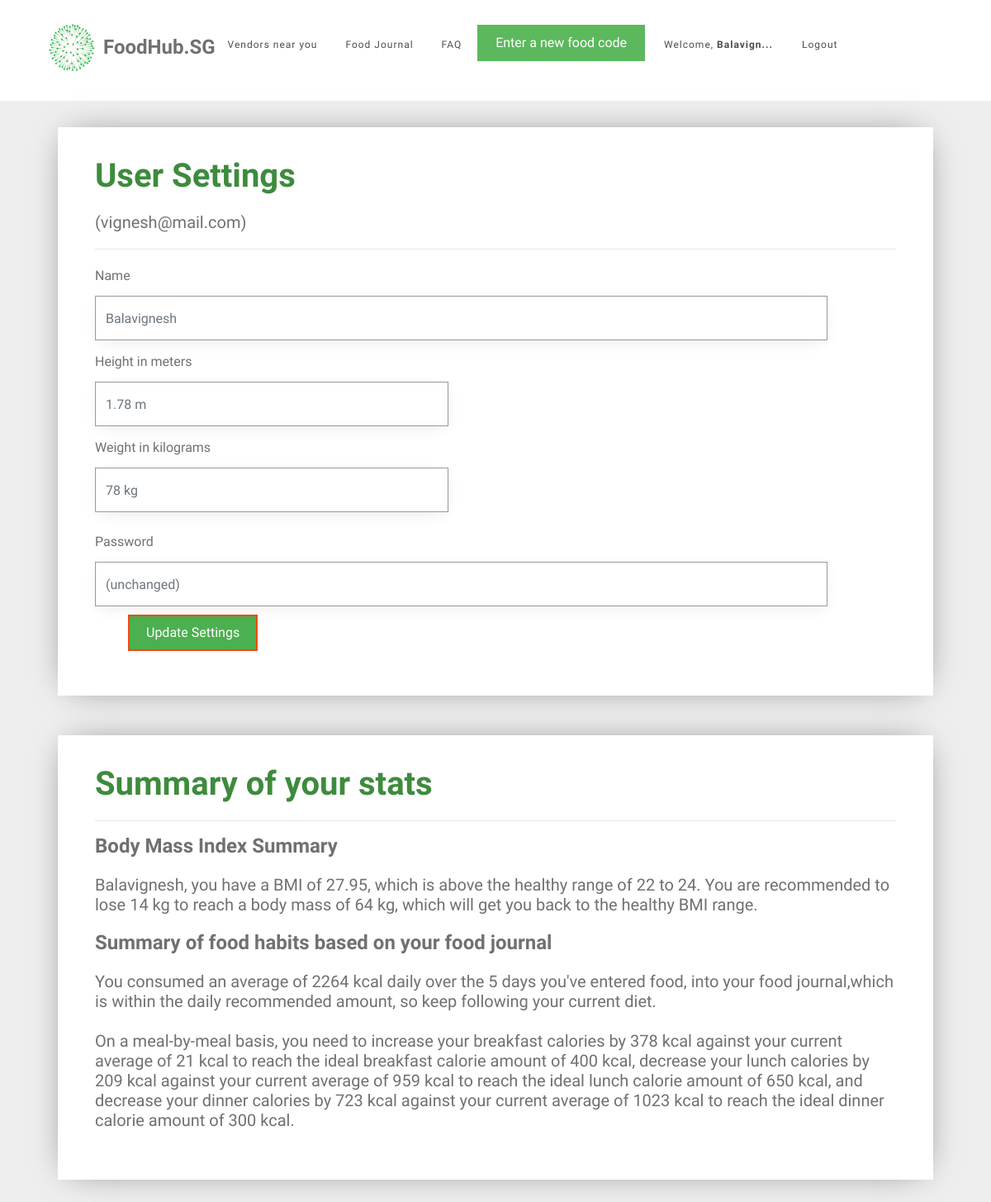
Page /user_settings (signed in) on the committed database.
### tables this page shows
CREATE TABLE user (
  id INTEGER PRIMARY KEY AUTOINCREMENT,
  name TEXT NOT NULL,
  email VARCHAR(512) UNIQUE NOT NULL,
  password TEXT NOT NULL,
  height INTEGER NOT NULL,
  weight INTEGER NOT NULL
);

### foodhubsg/user.py (the view, shortened to what this page needs)
@bp.route('/user_settings', methods=('GET', 'POST'))
@login_required
def user_settings():
    db = get_db()
    food_items = db.execute(
        'SELECT f.id, creator_id, food_name, created, calories, food_code, email'
        ' FROM food_entry f JOIN user u ON f.creator_id = u.id'
        ' WHERE f.creator_id = ? AND DATE(f.created) IN'
        ' (SELECT DISTINCT DATE(created) FROM food_entry ORDER BY datetime(created) DESC LIMIT 6)',
        (g.user['id'],),
    ).fetchall()
    users = db.execute(
        'SELECT id, name, email, password, height, weight'
        ' FROM user'
        ' WHERE id = ?',
        (g.user['id'],),
    ).fetchall()
    for user in users:
        id = user['id']
        name = user['name']
        weight = user['weight']
        height = user['height']
        email = user['email']
        password = user['password']
    bmi = weight / height ** height
    bmi = round(bmi, 2)
    all_dates = []
    food_dates = []
    calories_list = []
    breakfast_list = []
    lunch_list = []
    dinner_list = []
    snack_list = []
    user_average_calories = None
    number_of_days = None
    average_breakfast_calories = None
    average_lunch_calories = None
    average_dinner_calories = None
    average_snack_calories = None
    calories_statement = None
    breakfast_message = None
    lunch_message = None
    dinner_message = None
    snack_message = None
    ideal_weight = weight
    password_placeholder = "(unchanged)"
    if food_items == []:
        food_exists = 0
    else:
        food_exists = 1
    for food in food_items:
        food_date = food['created'].strftime('%d-%m-%y')
        all_dates.append(food_date)
    all_dates = remove_duplicates(all_dates)
    for date in all_dates:
        current_date_food = []
        current_date_calories = []
        for food in food_items:
            if date == food['created'].strftime('%d-%m-%y'):
                current_date_food.append(food)
                current_date_calories.append(food['calories'])
            else:
                continue
        food_dates.append(current_date_food)
        current_date_calories = sum(current_date_calories)
        calories_list.append(current_date_calories)
        number_of_days = len(calories_list)
        user_average_calories = int(sum(calories_list) / number_of_days)
    for food in food_items:
        if 5 <= int(food['created'].strftime('%-H')) <= 10:
            breakfast_list.append(food['calories'])
            average_breakfast_calories = sum(breakfast_list) / number_of_days
        elif 11 <= int(food['created'].strftime('%-H')) <= 14:
            lunch_list.append(food['calories'])
            average_lunch_calories = sum(lunch_list) / number_of_days
        elif 17 <= int(food['created'].strftime('%-H')) <= 22:
            dinner_list.append(food['calories'])
            average_dinner_calories = sum(dinner_list) / number_of_days
        else:
            snack_list.append(food['calories'])
            average_snack_calories = sum(snack_list) / number_of_days
    if bmi < 22:
        while ideal_weight / height ** height < 23:
            ideal_weight = ideal_weight + 1
        lose_weight = ideal_weight - weight
        bmi_statement = "{0}, you have a BMI of {1}, which is below the healthy range of 22 to 24. You are recommended " \
                        "to gain {2} kg to reach a body mass of {3} kg, which will get you back to the healthy BMI range." \
                        .format(name, bmi, lose_weight, ideal_weight)
    elif 22 < bmi < 24:
        bmi_statement = "{0}, you have a BMI of {1}, which is exactly within the healthy BMI range. " \
                        "Keep it up!".format(name, bmi)
    elif bmi > 24:
        while ideal_weight / height ** height > 23:
            ideal_weight = ideal_weight - 1
        lose_weight = weight - ideal_weight
        bmi_statement = "{0}, you have a BMI of {1}, which is above the healthy range of 22 to 24. You are recommended " \
                        "to lose {2} kg to reach a body mass of {3} kg, which will get you back to the healthy BMI range." \
                        .format(name, bmi, lose_weight, ideal_weight)
    if user_average_calories:
        if user_average_calories < 2000:
            calories_statement = "You consumed an average of {0} kcal daily over the last {1} days you've entered food " \
                                 "into your food journal, which is below the daily recommended amount of 2500 kcal."\
                                .format(user_average_calories, number_of_days)
        elif 2000 < user_average_calories < 3000:
            calories_statement = "You consumed an average of {} kcal daily over the  {} days you've entered food, " \
                                 "into your food journal,which is within the daily recommended amount, so keep following your current diet." \
                                .format(user_average_calories, number_of_days)
        elif 2000 < user_average_calories < 3000:
            calories_statement = "You consumed an average of {} kcal daily over the last {} days you've entered food, " \
                                 "which is above the daily recommended amount of 2500 kcal." \
                                .format(user_average_calories, number_of_days)
    if average_breakfast_calories:
        if average_breakfast_calories < 350:
            increase_breakfast = int(400 - average_breakfast_calories)
            breakfast_message = "increase your breakfast calories by {} kcal against your current average of {} kcal " \
                                "to reach the ideal breakfast calorie amount of 400 kcal"\
                                .format(increase_breakfast, int(average_breakfast_calories))
        elif average_breakfast_calories > 500:
            decrease_breakfast = int(average_breakfast_calories - 400)
            breakfast_message = "decrease your breakfast calories by {} kcal against your current average of {} kcal " \
                                "to reach the ideal breakfast calorie amount of 400 kcal"\
                                .format(decrease_breakfast, int(average_breakfast_calories))
    if average_lunch_calories:
        if average_lunch_calories < 650:
            increase_lunch = int(750 - average_lunch_calories)
            lunch_message = "increase your lunch calories by {} kcal against your current average of {} kcal " \
                            "to reach the ideal lunch calorie amount of 650 kcal"\
                            .format(increase_lunch, int(average_lunch_calories))
        elif average_lunch_calories > 850:
            decrease_lunch =  int(average_lunch_calories - 750)
            lunch_message = "decrease your lunch calories by {} kcal against your current average of {} kcal " \
                            "to reach the ideal lunch calorie amount of 650 kcal"\
                            .format(decrease_lunch, int(average_lunch_calories))
    if average_dinner_calories:
        if average_dinner_calories < 275:
            increase_dinner = int(300 - average_dinner_calories)
            dinner_message = "increase your dinner calories by {} kcal against your current average of {} kcal " \
                            "to reach the ideal dinner calorie amount of 300 kcal"\
                            .format(increase_dinner, int(average_dinner_calories))
        elif average_dinner_calories > 350:
            decrease_dinner =  int(average_dinner_calories - 300)
            dinner_message = "decrease your dinner calories by {} kcal against your current average of {} kcal " \
                            "to reach the ideal dinner calorie amount of 300 kcal"\
                            .format(decrease_dinner, int(average_dinner_calories))
    if average_snack_calories:
        if average_snack_calories > 300:
            snack_message = "decrease your out-of-schedule snack intake"
    messages = [breakfast_message, lunch_message, dinner_message, snack_message]
    messages = list(filter(None.__ne__, messages))
    meal_message = "On a meal-by-meal basis, you need to "
    num_messages = len(messages)
    if messages != []:
        for i in range(num_messages):
            if i != num_messages - 2 and i != num_messages - 1:
                meal_message += messages[i] + ", "
            elif i == num_messages - 2:
                meal_message += messages[i] + ", and "
            elif i == num_messages - 1:
                meal_message += messages[i] + "."
    else:
        meal_message += "maintain your current diet because you're consuming the correct amount of calories per meal."
    return render_template('user/user_settings.html',
                           name=name, weight=weight, height=height, email=email, password=password, bmi_statement=bmi_statement,
                           calories_statement=calories_statement, number_of_days=number_of_days,
                           food_exists=food_exists, password_placeholder=password_placeholder, meal_message=meal_message)

### foodhubsg/auth.py (called while the page is built)
def login_required(view):
    @functools.wraps(view)
    def wrapped_view(**kwargs):
        if g.user is None:
            return redirect(url_for('auth.login'))
        return view(**kwargs)
    return wrapped_view

@bp.before_app_request
def load_logged_in_user():
    user_id = session.get('user_id')
    if user_id is None:
        g.user = None
    else:
        g.user = get_db().execute(
            'SELECT * FROM user WHERE id = ?', (user_id,)
        ).fetchone()

### foodhubsg/db.py (called while the page is built)
def get_db():
    if 'db' not in g:
        g.db = sqlite3.connect(
            current_app.config['DATABASE'],
            detect_types=sqlite3.PARSE_DECLTYPES
        )
        g.db.row_factory = sqlite3.Row
    return g.db

### foodhubsg/user.py (called while the page is built)
def remove_duplicates(values):
    output = []
    seen = set()
    for value in values:
        if value not in seen:
            output.append(value)
            seen.add(value)
    return output

### foodhubsg/templates/user/user_settings.html (shortened to what this page needs)
{% extends 'base.html' %}
{% block content %}
<div id="colorlib-container">
    <div class="container">
        <div class="box1">
        <div class="row row-pb-md">
            <div class="col-md-12">
                <header>
                    <h1 class="font_color"><b>User Settings</b></h1>
                    <h5>({{ email }})</h5>
                    <hr>
                </header>
                <form method="post">
                    <div class="row form-group">
                        <div class="col-md-11">
                            <label>Name</label>
                            <input name="name" id="name" class="form-control" placeholder="{{ g.user['name'] }}">
                        </div>
                    </div>
                    <div class="row form-group">
                        <div class="col-md-11">
                            <div class="row form-group">
                                <div class="col-md-6">
                                    <label>Height in meters</label>
                                    <input name="height" id="height" type="number" step="0.01" class="form-control" placeholder="{{ g.user['height'] }} m">
                                </div>
                            </div>
                            <div class="row form-group">
                                <div class="col-md-6">
                                    <label>Weight in kilograms</label>
                                    <input name="weight" id="weight" type="number" step="0.01" class="form-control" placeholder="{{ g.user['weight'] }} kg">
                                </div>
                            </div>
                        </div>
                    </div>
                    <div class="row form-group">
                        <div class="col-md-11">
                            <label>Password</label>
                            <input name="password" id="password" type="password" class="form-control" placeholder="{{ password_placeholder }}">
                        </div>
                    </div>
                    <div class="row form-group" id="register-button">
                        <input type="submit" value="Update Settings" class="btn btn-primary" style="background-color: #4CAF50;">
                    </div>
                </form>
            </div>
        </div>
        </div>
        <div class="box1">
        <div class="row row-pb-md">
            <div class="col-md-12">
                <header id="summary-header">
                    <h1 class="font_color"><b>Summary of your stats</b></h1>
                    <hr>
                </header>
                <h4><b>Body Mass Index Summary</b></h4>
                <h5>{{ bmi_statement }}</h5>
                <h4><b>Summary of food habits based on your food journal</b></h4>
                {% if food_exists == 0 %}
                    <h5>You have not added any food to the journal yet, so there isn't a summary available yet!</h5>
                {% else %}
                    <h5>
                        {{ calories_statement }}
                        <br>
                        <br>
                        {{ meal_message }}
                    </h5>
                {% endif %}
            </div>
        </div>
        </div>
    </div>
</div>
{% endblock %}

### foodhubsg/static/css/style.css (style rules this page uses)
#register-button { padding-left: 55px; }
.box1 { background: #ffffff; padding: 20px; box-shadow: 0 0 40px -15px rgba(0,0,0,0.75); }
.font_color { color: #3d8b3d; }
h1, h2, h3, h4, h5, h6, figure { color: #707070; font-weight: 400; margin: 0 0 20px 0; }
#colorlib-container, #colorlib-instagram, #colorlib-about, #colorlib-contact, #colorlib-footer { padding: 2em 0; clear: both; }
.form-control { -webkit-box-shadow: none; -moz-box-shadow: none; -ms-box-shadow: none; -o-box-shadow: none; box-shadow: none; border: none; font-size: 16px !important; font-weight: 300; -webkit-border-radius: 0px; -moz-border-radius: 0px; -ms-border-radius: 0px; border-radius: 0px; }
.form-group { margin-bottom: 10px; }
.btn { margin-right: 4px; margin-bottom: 4px; font-size: 16px; font-weight: 400; -webkit-border-radius: 30px; -moz-border-radius: 30px; -ms-border-radius: 30px; border-radius: 30px; -webkit-transition: 0.5s; -o-transition: 0.5s; transition: 0.5s; padding: 8px 20px; }
.btn-primary { background: #F6490D; color: #fff; border: 2px solid #F6490D; }
.form-control { -webkit-box-shadow: none; box-shadow: none; background: transparent; border: 1px solid rgba(0, 0, 0, 0.1); height: 54px; font-size: 18px; font-weight: 300; }
.row-pb-md { padding: 2em !important; }
.btn-primary { border-radius: 0; }
.btn { border-radius: 0; }
.form-control { border-width: 0.2px; border-color: #999999; box-shadow: 0 5px 20px -5px rgba(0,0,0,0.1); }
.box1 { background: #ffffff; padding: 0.5em; margin-bottom: 3em; box-shadow: 0 0 40px -15px rgba(0,0,0,0.6); }
.row.row-pb-md { margin: -5px -10px 0 -10px; }
.container { padding-right: 2.5em; padding-left: 2.5em; }

### rows in the picture
user: email "vignesh@mail.com", name "Balavignesh", height "1.78 m", weight "78 kg"

### other values in the picture
{{ bmi_statement }} "Balavignesh, you have a BMI of 27.95, which is above the healthy range of 22 to 24. You are recommended to lose 14 kg to reach a body mass of 64 kg, which will get you back to the healthy BMI range."
{{ calories_statement }} "You consumed an average of 2264 kcal daily over the 5 days you've entered food, into your food journal,which is within the daily recommended amount, so keep following your current diet."
